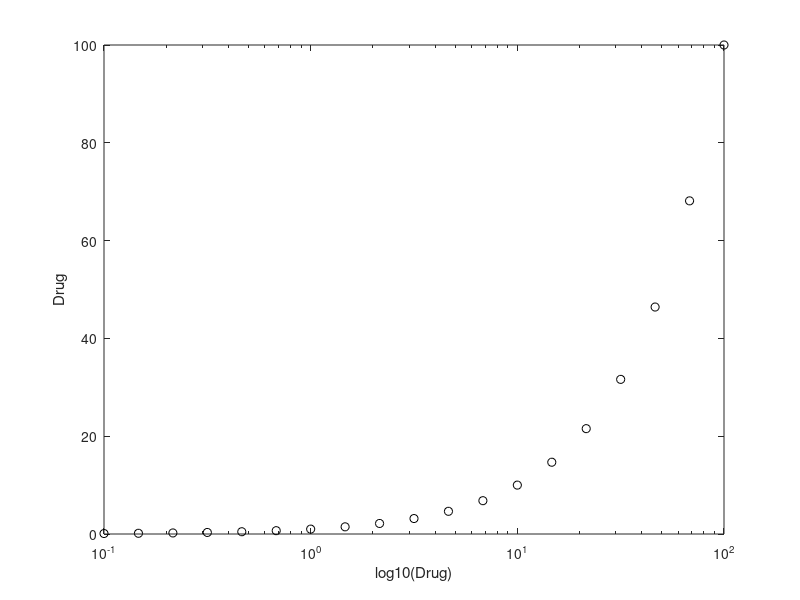

Here is the MATLAB script that generated this plot:
N=19;
minDose=-1;
maxDose=2;


%Ds=(linspace(power(10,minDose),power(10,maxDose),N));
Ds=(logspace(minDose,maxDose,N));
[0 Ds]

semilogx((Ds),Ds,'ok');
ylabel('Drug');
xlabel('log10(Drug)');